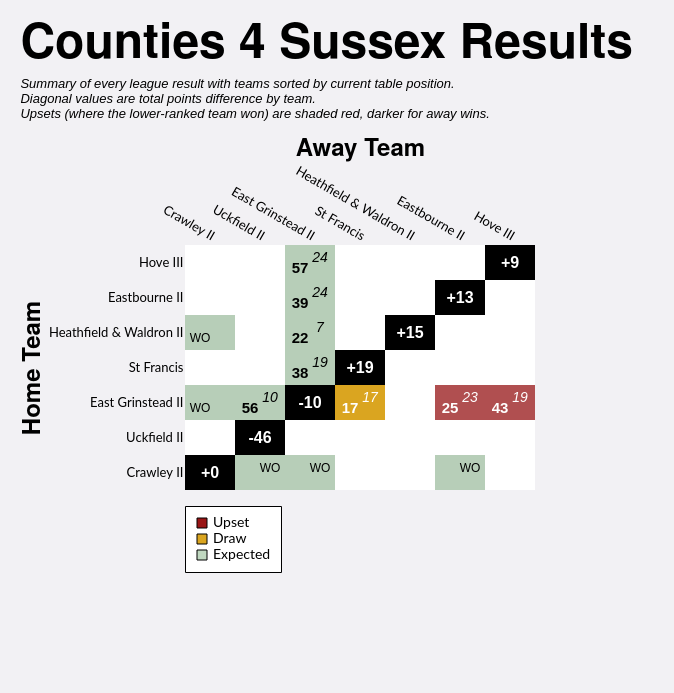

Vega-Lite specification stored for this chart:
### Vega-Lite specification from a JSON file in a GitHub repository (floating-point values rounded to 4 significant figures)
{"config": {"axis": {"labelFont": "Lato, sans-serif", "titleFont": "PT Sans Narrow, Helvetica Neue, Helvetica, Arial, sans-serif", "labelFontSize": 13, "titleFontSize": 24, "gridColor": "#202947", "gridOpacity": 0.2}, "header": {"labelFont": "PT Sans Narrow, Helvetica Neue, Helvetica, Arial, sans-serif", "titleFont": "PT Sans Narrow, Helvetica Neue, Helvetica, Arial, sans-serif", "labelFontSize": 24, "titleFontSize": 28, "labelFontWeight": "bold", "orient": "left"}, "legend": {"labelFont": "Lato, sans-serif", "titleFont": "PT Sans Narrow, Helvetica Neue, Helvetica, Arial, sans-serif", "labelFontSize": 14, "titleFontSize": 16, "titlePadding": 5, "fillColor": "white", "strokeColor": "black", "padding": 10, "titleFontWeight": "lighter", "titleFontStyle": "italic", "titleColor": "gray", "offset": 10}, "title": {"font": "PT Sans Narrow, Helvetica Neue, Helvetica, Arial, sans-serif", "fontSize": 48, "fontWeight": "bold", "anchor": "start", "align": "center", "titlePadding": 20, "subtitlePadding": 10, "subtitleFontSize": 13, "subtitleColor": "", "subtitleFontStyle": "italic", "offset": 15, "color": "black"}, "axisX": {"labelAngle": 0}, "facet": {"title": null, "header": null, "align": {"row": "each", "column": "each"}}, "resolve": {"scale": {"y": "independent", "facet": "independent"}}, "background": "#f2f1f4", "scale": {"offsetBandPaddingOuter": 0.2, "offsetBandPaddingInner": 0.1}, "view": {"stroke": null}}, "layer": [{"data": {"name": "data-6b7d4432b47ef945ee47c41974f7fdb5"}, "mark": {"type": "rect"}, "encoding": {"color": {"field": "unexpected_result", "legend": {"columns": 1, "direction": "horizontal", "labelExpr": "datum.value === 'Upset (Away Win)' ? 'Upset' : datum.value", "labelLimit": 220, "offset": 16, "orient": "bottom", "symbolStrokeColor": "black", "symbolStrokeWidth": 1, "values": ["Upset (Away Win)", "Draw", "Expected"]}, "scale": {"domain": ["Expected", "Upset (Home Win)", "Upset (Away Win)", "Draw", "To be played", "N/A"], "range": ["#146f1444", "#991515bb", "#991515", "goldenrod", "white", "black"]}, "title": null, "type": "nominal"}, "opacity": {"condition": {"test": "datum.home_team == param_14['home_team'] || datum.away_team == param_14['home_team'] || !isValid(param_14['home_team'])", "value": 1.0}, "value": 0.1}, "tooltip": [{"field": "home_team", "title": "Home", "type": "nominal"}, {"field": "away_team", "title": "Away", "type": "nominal"}, {"field": "home_score_text", "title": "Home Score", "type": "nominal"}, {"field": "away_score_text", "title": "Away Score", "type": "nominal"}, {"field": "result", "title": "Result", "type": "nominal"}, {"field": "unexpected_result", "title": "Unexpectedness", "type": "nominal"}, {"field": "date", "format": "%d %b %Y", "title": "Date", "type": "temporal"}], "x": {"axis": {"domain": false, "grid": false, "labelAngle": 30, "orient": "top", "ticks": false}, "field": "away_team", "sort": ["Crawley II", "Uckfield II", "East Grinstead II", "St Francis", "Heathfield & Waldron II", "Eastbourne II", "Hove III"], "title": "Away Team", "type": "nominal"}, "y": {"axis": {"domain": false, "grid": false, "ticks": false}, "field": "home_team", "sort": ["Hove III", "Eastbourne II", "Heathfield & Waldron II", "St Francis", "East Grinstead II", "Uckfield II", "Crawley II"], "title": "Home Team", "type": "nominal"}}, "name": "view_10"}, {"data": {"name": "data-6b7d4432b47ef945ee47c41974f7fdb5"}, "mark": {"type": "text", "fontStyle": "italic", "size": 14, "xOffset": 10, "yOffset": -5}, "encoding": {"color": {"condition": {"test": "(datum.home_team == param_14['home_team'] || datum.away_team == param_14['home_team'] || !isValid(param_14['home_team'])) && datum.unexpected_result == 'Expected'", "value": "black"}, "value": "white"}, "text": {"field": "away_score_text", "type": "nominal"}, "x": {"field": "away_team", "sort": ["Crawley II", "Uckfield II", "East Grinstead II", "St Francis", "Heathfield & Waldron II", "Eastbourne II", "Hove III"], "type": "nominal"}, "y": {"field": "home_team", "sort": ["Hove III", "Eastbourne II", "Heathfield & Waldron II", "St Francis", "East Grinstead II", "Uckfield II", "Crawley II"], "type": "nominal"}}, "transform": [{"filter": "datum.away_score_text != '' && datum.away_score_text != 'WO'"}]}, {"data": {"name": "data-6b7d4432b47ef945ee47c41974f7fdb5"}, "mark": {"type": "text", "size": 12, "xOffset": 10, "yOffset": -5}, "encoding": {"color": {"condition": {"test": "(datum.home_team == param_14['home_team'] || datum.away_team == param_14['home_team'] || !isValid(param_14['home_team'])) && datum.unexpected_result == 'Expected'", "value": "black"}, "value": "white"}, "text": {"field": "away_score_text", "type": "nominal"}, "x": {"field": "away_team", "sort": ["Crawley II", "Uckfield II", "East Grinstead II", "St Francis", "Heathfield & Waldron II", "Eastbourne II", "Hove III"], "type": "nominal"}, "y": {"field": "home_team", "sort": ["Hove III", "Eastbourne II", "Heathfield & Waldron II", "St Francis", "East Grinstead II", "Uckfield II", "Crawley II"], "type": "nominal"}}, "transform": [{"filter": "datum.away_score_text == 'WO'"}]}, {"data": {"name": "data-6b7d4432b47ef945ee47c41974f7fdb5"}, "mark": {"type": "text", "fontWeight": "bold", "size": 15, "xOffset": -10, "yOffset": 5}, "encoding": {"color": {"condition": {"test": "(datum.home_team == param_14['home_team'] || datum.away_team == param_14['home_team'] || !isValid(param_14['home_team'])) && datum.unexpected_result == 'Expected'", "value": "black"}, "value": "white"}, "text": {"field": "home_score_text", "type": "nominal"}, "x": {"field": "away_team", "sort": ["Crawley II", "Uckfield II", "East Grinstead II", "St Francis", "Heathfield & Waldron II", "Eastbourne II", "Hove III"], "type": "nominal"}, "y": {"field": "home_team", "sort": ["Hove III", "Eastbourne II", "Heathfield & Waldron II", "St Francis", "East Grinstead II", "Uckfield II", "Crawley II"], "type": "nominal"}}, "transform": [{"filter": "datum.home_score_text != '' && datum.home_score_text != 'WO'"}]}, {"data": {"name": "data-6b7d4432b47ef945ee47c41974f7fdb5"}, "mark": {"type": "text", "size": 12, "xOffset": -10, "yOffset": 5}, "encoding": {"color": {"condition": {"test": "(datum.home_team == param_14['home_team'] || datum.away_team == param_14['home_team'] || !isValid(param_14['home_team'])) && datum.unexpected_result == 'Expected'", "value": "black"}, "value": "white"}, "text": {"field": "home_score_text", "type": "nominal"}, "x": {"field": "away_team", "sort": ["Crawley II", "Uckfield II", "East Grinstead II", "St Francis", "Heathfield & Waldron II", "Eastbourne II", "Hove III"], "type": "nominal"}, "y": {"field": "home_team", "sort": ["Hove III", "Eastbourne II", "Heathfield & Waldron II", "St Francis", "East Grinstead II", "Uckfield II", "Crawley II"], "type": "nominal"}}, "transform": [{"filter": "datum.home_score_text == 'WO'"}]}, {"data": {"name": "data-fecc7afd5414ebbbadb48049a19bf62b"}, "mark": {"type": "text", "color": "white", "fontWeight": "bold", "size": 16}, "encoding": {"text": {"field": "display_text", "type": "nominal"}, "tooltip": [{"field": "home_team", "title": "Team", "type": "nominal"}, {"field": "display_text", "title": "Points Difference", "type": "nominal"}], "x": {"field": "away_team", "sort": ["Crawley II", "Uckfield II", "East Grinstead II", "St Francis", "Heathfield & Waldron II", "Eastbourne II", "Hove III"], "type": "nominal"}, "y": {"field": "home_team", "sort": ["Hove III", "Eastbourne II", "Heathfield & Waldron II", "St Francis", "East Grinstead II", "Uckfield II", "Crawley II"], "type": "nominal"}}}], "height": {"step": 35}, "padding": {"left": 20, "top": 20, "right": 40, "bottom": 120}, "params": [{"name": "param_14", "select": {"type": "point", "clear": "dblclick", "fields": ["home_team"], "on": "click"}, "value": null, "views": ["view_10"]}], "title": {"text": "Counties 4 Sussex Results", "subtitle": ["Summary of every league result with teams sorted by current table position.", "Diagonal values are total points difference by team.", "Upsets (where the lower-ranked team won) are shaded red, darker for away wins."]}, "width": {"step": 50}, "$schema": "https://vega.github.io/schema/vega-lite/v5.20.1.json", "datasets": {"data-6b7d4432b47ef945ee47c41974f7fdb5": [{"home_team": "Crawley II", "away_team": "Crawley II", "match_id": null, "date": "", "home_score": null, "away_score": null, "home_walkover": null, "away_walkover": null, "result": "N/A", "home_score_text": "", "away_score_text": "", "wo_result": "", "score_text": "", "display_text": "+0", "is_diagonal": true, "result_simple": "N/A", "unexpected_result": "N/A", "unexpected_opacity": 1.0}, {"home_team": "Crawley II", "away_team": "East Grinstead II", "match_id": "995325", "date": "2022-10-01T00:00:00", "home_score": null, "away_score": null, "home_walkover": false, "away_walkover": true, "result": "Away Win", "home_score_text": "", "away_score_text": "WO", "wo_result": "AWO", "score_text": "WO", "display_text": "WO", "is_diagonal": false, "result_simple": "Away Win", "unexpected_result": "Expected", "unexpected_opacity": 0.25}, {"home_team": "Crawley II", "away_team": "Eastbourne II", "match_id": "995339", "date": "2022-11-12T00:00:00", "home_score": null, "away_score": null, "home_walkover": false, "away_walkover": true, "result": "Away Win", "home_score_text": "", "away_score_text": "WO", "wo_result": "AWO", "score_text": "WO", "display_text": "WO", "is_diagonal": false, "result_simple": "Away Win", "unexpected_result": "Expected", "unexpected_opacity": 0.25}, {"home_team": "Crawley II", "away_team": "Heathfield & Waldron II", "match_id": null, "date": "", "home_score": null, "away_score": null, "home_walkover": null, "away_walkover": null, "result": "To be played", "home_score_text": "", "away_score_text": "", "wo_result": "", "score_text": "", "display_text": "", "is_diagonal": false, "result_simple": "To be played", "unexpected_result": "To be played", "unexpected_opacity": 1.0}, {"home_team": "Crawley II", "away_team": "Hove III", "match_id": null, "date": "", "home_score": null, "away_score": null, "home_walkover": null, "away_walkover": null, "result": "To be played", "home_score_text": "", "away_score_text": "", "wo_result": "", "score_text": "", "display_text": "", "is_diagonal": false, "result_simple": "To be played", "unexpected_result": "To be played", "unexpected_opacity": 1.0}, {"home_team": "Crawley II", "away_team": "St Francis", "match_id": null, "date": "", "home_score": null, "away_score": null, "home_walkover": null, "away_walkover": null, "result": "To be played", "home_score_text": "", "away_score_text": "", "wo_result": "", "score_text": "", "display_text": "", "is_diagonal": false, "result_simple": "To be played", "unexpected_result": "To be played", "unexpected_opacity": 1.0}, {"home_team": "Crawley II", "away_team": "Uckfield II", "match_id": "995351", "date": "2022-12-10T00:00:00", "home_score": null, "away_score": null, "home_walkover": false, "away_walkover": true, "result": "Away Win", "home_score_text": "", "away_score_text": "WO", "wo_result": "AWO", "score_text": "WO", "display_text": "WO", "is_diagonal": false, "result_simple": "Away Win", "unexpected_result": "Expected", "unexpected_opacity": 0.25}, {"home_team": "East Grinstead II", "away_team": "Crawley II", "match_id": "995349", "date": "2022-12-03T00:00:00", "home_score": null, "away_score": null, "home_walkover": true, "away_walkover": false, "result": "Home Win", "home_score_text": "WO", "away_score_text": "", "wo_result": "HWO", "score_text": "WO", "display_text": "WO", "is_diagonal": false, "result_simple": "Home Win", "unexpected_result": "Expected", "unexpected_opacity": 0.25}, {"home_team": "East Grinstead II", "away_team": "East Grinstead II", "match_id": null, "date": "", "home_score": null, "away_score": null, "home_walkover": null, "away_walkover": null, "result": "N/A", "home_score_text": "", "away_score_text": "", "wo_result": "", "score_text": "", "display_text": "-10", "is_diagonal": true, "result_simple": "N/A", "unexpected_result": "N/A", "unexpected_opacity": 1.0}, {"home_team": "East Grinstead II", "away_team": "Eastbourne II", "match_id": "995326", "date": "2022-10-15T00:00:00", "home_score": 25, "away_score": 23, "home_walkover": false, "away_walkover": false, "result": "Home Win (LBP)", "home_score_text": "25", "away_score_text": "23", "wo_result": "", "score_text": "25-23", "display_text": "25-23", "is_diagonal": false, "result_simple": "Home Win", "unexpected_result": "Upset (Home Win)", "unexpected_opacity": 0.75}, {"home_team": "East Grinstead II", "away_team": "Heathfield & Waldron II", "match_id": null, "date": "", "home_score": null, "away_score": null, "home_walkover": null, "away_walkover": null, "result": "To be played", "home_score_text": "", "away_score_text": "", "wo_result": "", "score_text": "", "display_text": "", "is_diagonal": false, "result_simple": "To be played", "unexpected_result": "To be played", "unexpected_opacity": 1.0}, {"home_team": "East Grinstead II", "away_team": "Hove III", "match_id": "1032189", "date": "2023-01-07T00:00:00", "home_score": 43, "away_score": 19, "home_walkover": false, "away_walkover": false, "result": "Home Win", "home_score_text": "43", "away_score_text": "19", "wo_result": "", "score_text": "43-19", "display_text": "43-19", "is_diagonal": false, "result_simple": "Home Win", "unexpected_result": "Upset (Home Win)", "unexpected_opacity": 0.75}, {"home_team": "East Grinstead II", "away_team": "St Francis", "match_id": "995334", "date": "2022-10-29T00:00:00", "home_score": 17, "away_score": 17, "home_walkover": false, "away_walkover": false, "result": "Draw", "home_score_text": "17", "away_score_text": "17", "wo_result": "", "score_text": "17-17", "display_text": "17-17", "is_diagonal": false, "result_simple": "Draw", "unexpected_result": "Draw", "unexpected_opacity": 0.75}, {"home_team": "East Grinstead II", "away_team": "Uckfield II", "match_id": "1034960", "date": "2023-02-11T00:00:00", "home_score": 56, "away_score": 10, "home_walkover": false, "away_walkover": false, "result": "Home Win", "home_score_text": "56", "away_score_text": "10", "wo_result": "", "score_text": "56-10", "display_text": "56-10", "is_diagonal": false, "result_simple": "Home Win", "unexpected_result": "Expected", "unexpected_opacity": 0.25}, {"home_team": "Eastbourne II", "away_team": "Crawley II", "match_id": null, "date": "", "home_score": null, "away_score": null, "home_walkover": null, "away_walkover": null, "result": "To be played", "home_score_text": "", "away_score_text": "", "wo_result": "", "score_text": "", "display_text": "", "is_diagonal": false, "result_simple": "To be played", "unexpected_result": "To be played", "unexpected_opacity": 1.0}, {"home_team": "Eastbourne II", "away_team": "East Grinstead II", "match_id": "1032182", "date": "2023-01-21T00:00:00", "home_score": 39, "away_score": 24, "home_walkover": false, "away_walkover": false, "result": "Home Win", "home_score_text": "39", "away_score_text": "24", "wo_result": "", "score_text": "39-24", "display_text": "39-24", "is_diagonal": false, "result_simple": "Home Win", "unexpected_result": "Expected", "unexpected_opacity": 0.25}, {"home_team": "Eastbourne II", "away_team": "Eastbourne II", "match_id": null, "date": "", "home_score": null, "away_score": null, "home_walkover": null, "away_walkover": null, "result": "N/A", "home_score_text": "", "away_score_text": "", "wo_result": "", "score_text": "", "display_text": "+13", "is_diagonal": true, "result_simple": "N/A", "unexpected_result": "N/A", "unexpected_opacity": 1.0}, {"home_team": "Eastbourne II", "away_team": "Heathfield & Waldron II", "match_id": null, "date": "", "home_score": null, "away_score": null, "home_walkover": null, "away_walkover": null, "result": "To be played", "home_score_text": "", "away_score_text": "", "wo_result": "", "score_text": "", "display_text": "", "is_diagonal": false, "result_simple": "To be played", "unexpected_result": "To be played", "unexpected_opacity": 1.0}, {"home_team": "Eastbourne II", "away_team": "Hove III", "match_id": null, "date": "", "home_score": null, "away_score": null, "home_walkover": null, "away_walkover": null, "result": "To be played", "home_score_text": "", "away_score_text": "", "wo_result": "", "score_text": "", "display_text": "", "is_diagonal": false, "result_simple": "To be played", "unexpected_result": "To be played", "unexpected_opacity": 1.0}, {"home_team": "Eastbourne II", "away_team": "St Francis", "match_id": null, "date": "", "home_score": null, "away_score": null, "home_walkover": null, "away_walkover": null, "result": "To be played", "home_score_text": "", "away_score_text": "", "wo_result": "", "score_text": "", "display_text": "", "is_diagonal": false, "result_simple": "To be played", "unexpected_result": "To be played", "unexpected_opacity": 1.0}, {"home_team": "Eastbourne II", "away_team": "Uckfield II", "match_id": null, "date": "", "home_score": null, "away_score": null, "home_walkover": null, "away_walkover": null, "result": "To be played", "home_score_text": "", "away_score_text": "", "wo_result": "", "score_text": "", "display_text": "", "is_diagonal": false, "result_simple": "To be played", "unexpected_result": "To be played", "unexpected_opacity": 1.0}, {"home_team": "Heathfield & Waldron II", "away_team": "Crawley II", "match_id": "1034971", "date": "2023-02-11T00:00:00", "home_score": null, "away_score": null, "home_walkover": true, "away_walkover": false, "result": "Home Win", "home_score_text": "WO", "away_score_text": "", "wo_result": "HWO", "score_text": "WO", "display_text": "WO", "is_diagonal": false, "result_simple": "Home Win", "unexpected_result": "Expected", "unexpected_opacity": 0.25}, {"home_team": "Heathfield & Waldron II", "away_team": "East Grinstead II", "match_id": "995341", "date": "2022-11-12T00:00:00", "home_score": 22, "away_score": 7, "home_walkover": false, "away_walkover": false, "result": "Home Win", "home_score_text": "22", "away_score_text": "7", "wo_result": "", "score_text": "22-7", "display_text": "22-7", "is_diagonal": false, "result_simple": "Home Win", "unexpected_result": "Expected", "unexpected_opacity": 0.25}, {"home_team": "Heathfield & Waldron II", "away_team": "Eastbourne II", "match_id": null, "date": "", "home_score": null, "away_score": null, "home_walkover": null, "away_walkover": null, "result": "To be played", "home_score_text": "", "away_score_text": "", "wo_result": "", "score_text": "", "display_text": "", "is_diagonal": false, "result_simple": "To be played", "unexpected_result": "To be played", "unexpected_opacity": 1.0}, {"home_team": "Heathfield & Waldron II", "away_team": "Heathfield & Waldron II", "match_id": null, "date": "", "home_score": null, "away_score": null, "home_walkover": null, "away_walkover": null, "result": "N/A", "home_score_text": "", "away_score_text": "", "wo_result": "", "score_text": "", "display_text": "+15", "is_diagonal": true, "result_simple": "N/A", "unexpected_result": "N/A", "unexpected_opacity": 1.0}, {"home_team": "Heathfield & Waldron II", "away_team": "Hove III", "match_id": null, "date": "", "home_score": null, "away_score": null, "home_walkover": null, "away_walkover": null, "result": "To be played", "home_score_text": "", "away_score_text": "", "wo_result": "", "score_text": "", "display_text": "", "is_diagonal": false, "result_simple": "To be played", "unexpected_result": "To be played", "unexpected_opacity": 1.0}, {"home_team": "Heathfield & Waldron II", "away_team": "St Francis", "match_id": null, "date": "", "home_score": null, "away_score": null, "home_walkover": null, "away_walkover": null, "result": "To be played", "home_score_text": "", "away_score_text": "", "wo_result": "", "score_text": "", "display_text": "", "is_diagonal": false, "result_simple": "To be played", "unexpected_result": "To be played", "unexpected_opacity": 1.0}, {"home_team": "Heathfield & Waldron II", "away_team": "Uckfield II", "match_id": null, "date": "", "home_score": null, "away_score": null, "home_walkover": null, "away_walkover": null, "result": "To be played", "home_score_text": "", "away_score_text": "", "wo_result": "", "score_text": "", "display_text": "", "is_diagonal": false, "result_simple": "To be played", "unexpected_result": "To be played", "unexpected_opacity": 1.0}, {"home_team": "Hove III", "away_team": "Crawley II", "match_id": null, "date": "", "home_score": null, "away_score": null, "home_walkover": null, "away_walkover": null, "result": "To be played", "home_score_text": "", "away_score_text": "", "wo_result": "", "score_text": "", "display_text": "", "is_diagonal": false, "result_simple": "To be played", "unexpected_result": "To be played", "unexpected_opacity": 1.0}, {"home_team": "Hove III", "away_team": "East Grinstead II", "match_id": "995369", "date": "2023-03-04T00:00:00", "home_score": 57, "away_score": 24, "home_walkover": false, "away_walkover": false, "result": "Home Win", "home_score_text": "57", "away_score_text": "24", "wo_result": "", "score_text": "57-24", "display_text": "57-24", "is_diagonal": false, "result_simple": "Home Win", "unexpected_result": "Expected", "unexpected_opacity": 0.25}, {"home_team": "Hove III", "away_team": "Eastbourne II", "match_id": null, "date": "", "home_score": null, "away_score": null, "home_walkover": null, "away_walkover": null, "result": "To be played", "home_score_text": "", "away_score_text": "", "wo_result": "", "score_text": "", "display_text": "", "is_diagonal": false, "result_simple": "To be played", "unexpected_result": "To be played", "unexpected_opacity": 1.0}, {"home_team": "Hove III", "away_team": "Heathfield & Waldron II", "match_id": null, "date": "", "home_score": null, "away_score": null, "home_walkover": null, "away_walkover": null, "result": "To be played", "home_score_text": "", "away_score_text": "", "wo_result": "", "score_text": "", "display_text": "", "is_diagonal": false, "result_simple": "To be played", "unexpected_result": "To be played", "unexpected_opacity": 1.0}, {"home_team": "Hove III", "away_team": "Hove III", "match_id": null, "date": "", "home_score": null, "away_score": null, "home_walkover": null, "away_walkover": null, "result": "N/A", "home_score_text": "", "away_score_text": "", "wo_result": "", "score_text": "", "display_text": "+9", "is_diagonal": true, "result_simple": "N/A", "unexpected_result": "N/A", "unexpected_opacity": 1.0}, {"home_team": "Hove III", "away_team": "St Francis", "match_id": null, "date": "", "home_score": null, "away_score": null, "home_walkover": null, "away_walkover": null, "result": "To be played", "home_score_text": "", "away_score_text": "", "wo_result": "", "score_text": "", "display_text": "", "is_diagonal": false, "result_simple": "To be played", "unexpected_result": "To be played", "unexpected_opacity": 1.0}, {"home_team": "Hove III", "away_team": "Uckfield II", "match_id": null, "date": "", "home_score": null, "away_score": null, "home_walkover": null, "away_walkover": null, "result": "To be played", "home_score_text": "", "away_score_text": "", "wo_result": "", "score_text": "", "display_text": "", "is_diagonal": false, "result_simple": "To be played", "unexpected_result": "To be played", "unexpected_opacity": 1.0}, {"home_team": "St Francis", "away_team": "Crawley II", "match_id": null, "date": "", "home_score": null, "away_score": null, "home_walkover": null, "away_walkover": null, "result": "To be played", "home_score_text": "", "away_score_text": "", "wo_result": "", "score_text": "", "display_text": "", "is_diagonal": false, "result_simple": "To be played", "unexpected_result": "To be played", "unexpected_opacity": 1.0}, {"home_team": "St Francis", "away_team": "East Grinstead II", "match_id": "995361", "date": "2023-01-28T00:00:00", "home_score": 38, "away_score": 19, "home_walkover": false, "away_walkover": false, "result": "Home Win", "home_score_text": "38", "away_score_text": "19", "wo_result": "", "score_text": "38-19", "display_text": "38-19", "is_diagonal": false, "result_simple": "Home Win", "unexpected_result": "Expected", "unexpected_opacity": 0.25}, {"home_team": "St Francis", "away_team": "Eastbourne II", "match_id": null, "date": "", "home_score": null, "away_score": null, "home_walkover": null, "away_walkover": null, "result": "To be played", "home_score_text": "", "away_score_text": "", "wo_result": "", "score_text": "", "display_text": "", "is_diagonal": false, "result_simple": "To be played", "unexpected_result": "To be played", "unexpected_opacity": 1.0}, {"home_team": "St Francis", "away_team": "Heathfield & Waldron II", "match_id": null, "date": "", "home_score": null, "away_score": null, "home_walkover": null, "away_walkover": null, "result": "To be played", "home_score_text": "", "away_score_text": "", "wo_result": "", "score_text": "", "display_text": "", "is_diagonal": false, "result_simple": "To be played", "unexpected_result": "To be played", "unexpected_opacity": 1.0}, {"home_team": "St Francis", "away_team": "Hove III", "match_id": null, "date": "", "home_score": null, "away_score": null, "home_walkover": null, "away_walkover": null, "result": "To be played", "home_score_text": "", "away_score_text": "", "wo_result": "", "score_text": "", "display_text": "", "is_diagonal": false, "result_simple": "To be played", "unexpected_result": "To be played", "unexpected_opacity": 1.0}, {"home_team": "St Francis", "away_team": "St Francis", "match_id": null, "date": "", "home_score": null, "away_score": null, "home_walkover": null, "away_walkover": null, "result": "N/A", "home_score_text": "", "away_score_text": "", "wo_result": "", "score_text": "", "display_text": "+19", "is_diagonal": true, "result_simple": "N/A", "unexpected_result": "N/A", "unexpected_opacity": 1.0}, {"home_team": "St Francis", "away_team": "Uckfield II", "match_id": null, "date": "", "home_score": null, "away_score": null, "home_walkover": null, "away_walkover": null, "result": "To be played", "home_score_text": "", "away_score_text": "", "wo_result": "", "score_text": "", "display_text": "", "is_diagonal": false, "result_simple": "To be played", "unexpected_result": "To be played", "unexpected_opacity": 1.0}, {"home_team": "Uckfield II", "away_team": "Crawley II", "match_id": null, "date": "", "home_score": null, "away_score": null, "home_walkover": null, "away_walkover": null, "result": "To be played", "home_score_text": "", "away_score_text": "", "wo_result": "", "score_text": "", "display_text": "", "is_diagonal": false, "result_simple": "To be played", "unexpected_result": "To be played", "unexpected_opacity": 1.0}, {"home_team": "Uckfield II", "away_team": "East Grinstead II", "match_id": null, "date": "", "home_score": null, "away_score": null, "home_walkover": null, "away_walkover": null, "result": "To be played", "home_score_text": "", "away_score_text": "", "wo_result": "", "score_text": "", "display_text": "", "is_diagonal": false, "result_simple": "To be played", "unexpected_result": "To be played", "unexpected_opacity": 1.0}, {"home_team": "Uckfield II", "away_team": "Eastbourne II", "match_id": null, "date": "", "home_score": null, "away_score": null, "home_walkover": null, "away_walkover": null, "result": "To be played", "home_score_text": "", "away_score_text": "", "wo_result": "", "score_text": "", "display_text": "", "is_diagonal": false, "result_simple": "To be played", "unexpected_result": "To be played", "unexpected_opacity": 1.0}, {"home_team": "Uckfield II", "away_team": "Heathfield & Waldron II", "match_id": null, "date": "", "home_score": null, "away_score": null, "home_walkover": null, "away_walkover": null, "result": "To be played", "home_score_text": "", "away_score_text": "", "wo_result": "", "score_text": "", "display_text": "", "is_diagonal": false, "result_simple": "To be played", "unexpected_result": "To be played", "unexpected_opacity": 1.0}, {"home_team": "Uckfield II", "away_team": "Hove III", "match_id": null, "date": "", "home_score": null, "away_score": null, "home_walkover": null, "away_walkover": null, "result": "To be played", "home_score_text": "", "away_score_text": "", "wo_result": "", "score_text": "", "display_text": "", "is_diagonal": false, "result_simple": "To be played", "unexpected_result": "To be played", "unexpected_opacity": 1.0}, {"home_team": "Uckfield II", "away_team": "St Francis", "match_id": null, "date": "", "home_score": null, "away_score": null, "home_walkover": null, "away_walkover": null, "result": "To be played", "home_score_text": "", "away_score_text": "", "wo_result": "", "score_text": "", "display_text": "", "is_diagonal": false, "result_simple": "To be played", "unexpected_result": "To be played", "unexpected_opacity": 1.0}, {"home_team": "Uckfield II", "away_team": "Uckfield II", "match_id": null, "date": "", "home_score": null, "away_score": null, "home_walkover": null, "away_walkover": null, "result": "N/A", "home_score_text": "", "away_score_text": "", "wo_result": "", "score_text": "", "display_text": "-46", "is_diagonal": true, "result_simple": "N/A", "unexpected_result": "N/A", "unexpected_opacity": 1.0}], "data-fecc7afd5414ebbbadb48049a19bf62b": [{"home_team": "Crawley II", "away_team": "Crawley II", "match_id": null, "date": "", "home_score": null, "away_score": null, "home_walkover": null, "away_walkover": null, "result": "N/A", "home_score_text": "", "away_score_text": "", "wo_result": "", "score_text": "", "display_text": "+0", "is_diagonal": true, "result_simple": "N/A", "unexpected_result": "N/A", "unexpected_opacity": 1.0}, {"home_team": "East Grinstead II", "away_team": "East Grinstead II", "match_id": null, "date": "", "home_score": null, "away_score": null, "home_walkover": null, "away_walkover": null, "result": "N/A", "home_score_text": "", "away_score_text": "", "wo_result": "", "score_text": "", "display_text": "-10", "is_diagonal": true, "result_simple": "N/A", "unexpected_result": "N/A", "unexpected_opacity": 1.0}, {"home_team": "Eastbourne II", "away_team": "Eastbourne II", "match_id": null, "date": "", "home_score": null, "away_score": null, "home_walkover": null, "away_walkover": null, "result": "N/A", "home_score_text": "", "away_score_text": "", "wo_result": "", "score_text": "", "display_text": "+13", "is_diagonal": true, "result_simple": "N/A", "unexpected_result": "N/A", "unexpected_opacity": 1.0}, {"home_team": "Heathfield & Waldron II", "away_team": "Heathfield & Waldron II", "match_id": null, "date": "", "home_score": null, "away_score": null, "home_walkover": null, "away_walkover": null, "result": "N/A", "home_score_text": "", "away_score_text": "", "wo_result": "", "score_text": "", "display_text": "+15", "is_diagonal": true, "result_simple": "N/A", "unexpected_result": "N/A", "unexpected_opacity": 1.0}, {"home_team": "Hove III", "away_team": "Hove III", "match_id": null, "date": "", "home_score": null, "away_score": null, "home_walkover": null, "away_walkover": null, "result": "N/A", "home_score_text": "", "away_score_text": "", "wo_result": "", "score_text": "", "display_text": "+9", "is_diagonal": true, "result_simple": "N/A", "unexpected_result": "N/A", "unexpected_opacity": 1.0}, {"home_team": "St Francis", "away_team": "St Francis", "match_id": null, "date": "", "home_score": null, "away_score": null, "home_walkover": null, "away_walkover": null, "result": "N/A", "home_score_text": "", "away_score_text": "", "wo_result": "", "score_text": "", "display_text": "+19", "is_diagonal": true, "result_simple": "N/A", "unexpected_result": "N/A", "unexpected_opacity": 1.0}, {"home_team": "Uckfield II", "away_team": "Uckfield II", "match_id": null, "date": "", "home_score": null, "away_score": null, "home_walkover": null, "away_walkover": null, "result": "N/A", "home_score_text": "", "away_score_text": "", "wo_result": "", "score_text": "", "display_text": "-46", "is_diagonal": true, "result_simple": "N/A", "unexpected_result": "N/A", "unexpected_opacity": 1.0}]}}
